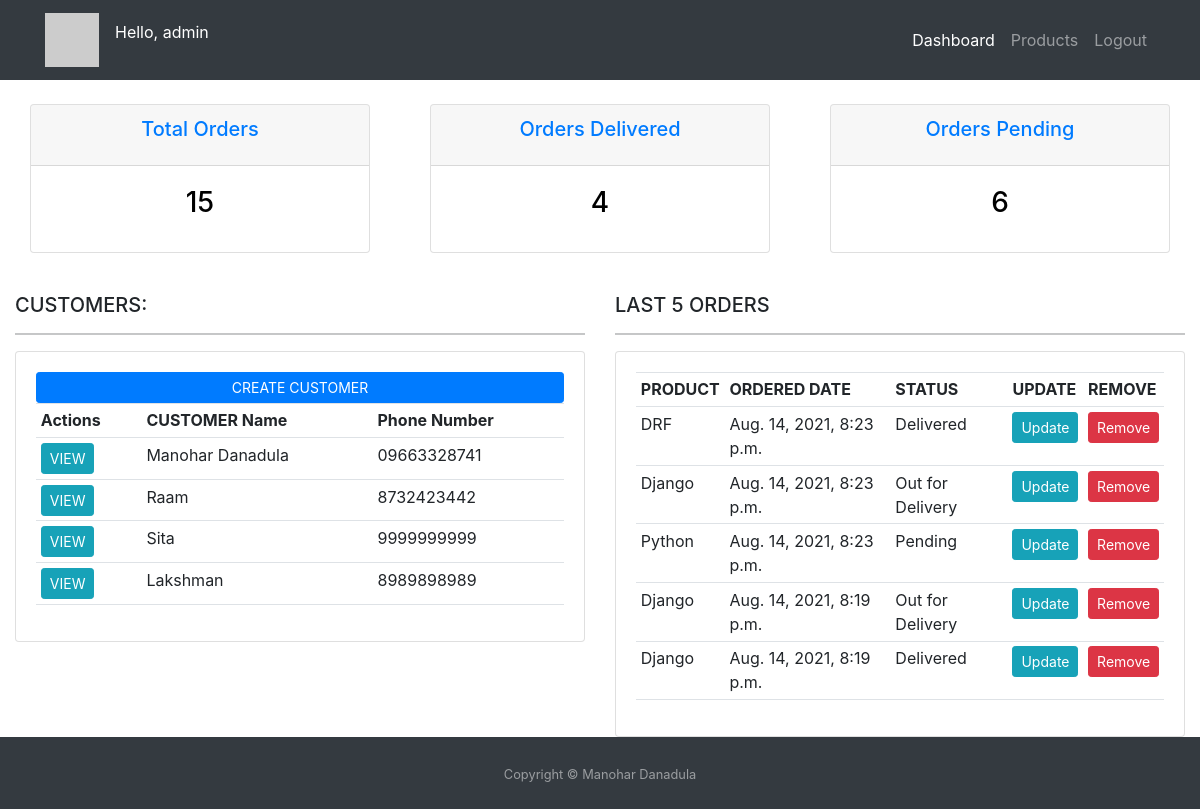
The page /dashboard/ (signed in) on the database its author committed.
### accounts/models.py (models this page shows, shortened)
class Customer(models.Model):
    user = models.OneToOneField(User, null=True, on_delete=models.CASCADE)
    name = models.CharField(max_length=200, null=True)
    phone = models.CharField(max_length=20, null=True)
    email = models.EmailField(max_length=200, null=True)
    date_created = models.DateTimeField(auto_now_add=True, null=True)

class Order(models.Model):
    STATUS = (
        ('Pending', 'Pending'),
        ('Out for Delivery', 'Out for Delivery'),
        ('Delivered', 'Delivered')
    )
    customer = models.ForeignKey(
        Customer, null=True, on_delete=models.SET_NULL)
    product = models.ForeignKey(
        Product, null=True, on_delete=models.SET_NULL)
    date_created = models.DateTimeField(auto_now_add=True, null=True)
    status = models.CharField(max_length=200, choices=STATUS)

class Product(models.Model):
    CATEGORY = (
        ('Indoor', 'Indoor'),
        ('Out Door', 'Out Door'))
    name = models.CharField(max_length=200, null=True)
    price = models.FloatField(default=0)
    category = models.CharField(max_length=200, null=True, choices=CATEGORY)
    description = models.CharField(max_length=200, null=True, blank=True)
    date_created = models.DateTimeField(auto_now_add=True, null=True)
    tags = models.ManyToManyField('Tag')
    def __str__(self):
        return self.name

### accounts/decorators.py (the view)
    def wrapper_func(request, *args, **kwargs):
        group = None
        if request.user.groups.exists():
            group = request.user.groups.all()[0].name
        print(group)
        if group == 'customer':
            return redirect("accounts:user_page")
        elif group == 'admin':
            return view_func(request, *args, **kwargs)
        else:
            return HttpResponse("Not Allowed")

### accounts/views.py (called while the page is built)
@login_required(login_url='accounts:login')
@admin_only
def home(request):
    customers = Customer.objects.all()
    orders = Order.objects.all()
    total_customers = customers.count()
    total_orders = orders.count()
    delivered = orders.filter(status='Delivered').count()
    pending = orders.filter(status='Pending').count()
    last_five_orders = orders.order_by('-date_created')[:5]
    context = {
        'orders': orders,
        'customers': customers,
        'total_customers': total_customers,
        'total_orders': total_orders,
        'delivered': delivered,
        'pending': pending,
        'last_five_orders': last_five_orders
    }
    return render(request, 'accounts/dashboard.html', context)

### templates/accounts/dashboard.html (shortened to what this page needs)
{% extends 'accounts/base.html' %}
{% block content %}
{% include 'accounts/status.html' %}
<div class="row">
    <div class="col-md-6">
        <h5>CUSTOMERS:</h5>
        <hr/>
        <div class="card card-body">
            <a href="" class="btn btn-primary btn-sm btn-block"> CREATE CUSTOMER</a>
            <table class="table table-sm">
                <tr>
                    <th>Actions</th>
                    <th>CUSTOMER Name</th>
                    <th>Phone Number</th>
                </tr>
                {% for customer in customers %}
                    <tr>
                        <td><a class="btn btn-sm btn-info" href="{% url 'accounts:customer_details' customer.id %}">VIEW</a></td>
                        <td> {{ customer.name}}</td>
                        <td> {{ customer.phone}}</td>
                    </tr>
                {% endfor %}
            </table>
        </div>
    </div>
    <div class="col-md-6">
        <h5>LAST 5 ORDERS</h5>
        <hr>
        <div class="card card-body">
            <table class="table table-sm">
                <tr>
                    <th>PRODUCT</th>
                    <th>ORDERED DATE</th>
                    <th>STATUS</th>
                    <th>UPDATE</th>
                    <th>REMOVE</th>
                </tr>
                {% for order in last_five_orders %}
                    <tr>
                        <td> {{ order.product}}</td>
                        <td> {{ order.date_created}}</td>
                        <td> {{ order.status}}</td>
                        <td><a class="btn btn-sm btn-info" href="{% url 'accounts:update_order' order.id %}">Update</a></td>
					    <td><a class="btn btn-sm btn-danger" href="{% url 'accounts:delete_order' order.id %}">Remove</a></td>
                    </tr>
                {% endfor %}
            </table>
        </div>
    </div>
</div>
{% endblock %}

### templates/accounts/base.html (shortened to what this page needs)
{% load static %}
<!DOCTYPE html>
<html lang="en">
<head>
    <link rel="stylesheet" href="https://cdn.jsdelivr.net/npm/bootstrap@5.1.0/dist/css/bootstrap.min.css"
>
    <link rel="stylesheet" href="https://cdn.jsdelivr.net/npm/bootstrap@4.6.0/dist/css/bootstrap.min.css"
>
</head>
<body>
    {% include 'accounts/navbar.html' %}
    <div class="container-fluid">
    {% block content %}{% endblock %}
    </div>
    {% include 'accounts/footer.html' %}
</body>
</html>

### templates/accounts/navbar.html (shortened to what this page needs)
{% load static %}
<nav class="navbar navbar-expand-lg navbar-dark bg-dark static-top">
  <div class="container">
    <a class="navbar-brand" href="{% url 'accounts:dashboard' %}">
      <img src="https://picsum.photos/200" alt="..." height="54">
    </a>
    <p class='text-white'>
    {% if request.user.is_authenticated %}
        Hello, {{ request.user.username }}
    {% endif %}
    </p>
    <div class="collapse navbar-collapse" id="navbarSupportedContent">
      <ul class="navbar-nav ms-auto">
        {% if request.user.is_staff %}
        <li class="nav-item">
          <a class="nav-link active" aria-current="page" href="{% url 'accounts:dashboard' %}">Dashboard</a>
        </li>
        <li class="nav-item">
          <a class="nav-link" href="{% url 'accounts:products' %}">Products</a>
        </li>
        {% endif %}
        {% if request.user.is_authenticated %}
        <li class="nav-item">
          <a class="nav-link" href="{% url 'accounts:logout' %}">Logout</a>
        </li>
        {% endif %}
      </ul>
    </div>
  </div>
</nav>

### templates/accounts/status.html
<br>
<div class="row">
	<div class="col">
		<div class="col-md">
			<div class="card text-center text-black  mb-3" id="total-orders">
			  	<div class="card-header">
			  		<h5 class="card-title text-primary">Total Orders</h5>
			  	</div>
			  	<div class="card-body">
			    	<h3 class="card-title">{{total_orders}}</h3>
			  	</div>
			</div>
		</div>
	</div>
	<div class="col">
		<div class="col-md">
			<div class="card text-center text-black  mb-3" id="orders-delivered">
			  	<div class="card-header">
			  		<h5 class="card-title text-primary">Orders Delivered</h5>
			  	</div>
			  	<div class="card-body">
			    	<h3 class="card-title">{{delivered}}</h3>
			  	</div>
			</div>
		</div>
	</div>
	<div class="col">
		<div class="col-md">
			<div class="card text-center text-black  mb-3" id="orders-pending">
			  	<div class="card-header">
			  		<h5 class="card-title text-primary">Orders Pending</h5>
			  	</div>
			  	<div class="card-body">
			    	<h3 class="card-title">{{pending}}</h3>
			  	</div>
			</div>
		</div>
	</div>
</div>
<br>

### templates/accounts/footer.html
<footer id="sticky-footer" class="flex-shrink-0 py-4 bg-dark text-white-50 static-top">
    <div class="container text-center">
      <small>Copyright &copy; Manohar Danadula</small>
    </div>
  </footer>

### rows shown on the page
Customer: name "Manohar Danadula", phone "09663328741"
Customer: name "Raam", phone "8732423442"
Customer: name "Sita", phone "9999999999"
Customer: name "Lakshman", phone "8989898989"
Order: product "DRF", date_created "Aug. 14, 2021, 8:23 p.m.", status "Delivered"
Order: product "Django", date_created "Aug. 14, 2021, 8:23 p.m.", status "Out for Delivery"
Order: product "Python", date_created "Aug. 14, 2021, 8:23 p.m.", status "Pending"
Order: product "Django", date_created "Aug. 14, 2021, 8:19 p.m.", status "Out for Delivery"
Order: product "Django", date_created "Aug. 14, 2021, 8:19 p.m.", status "Delivered"

### other values the page prints
{{ request.user.username }} "admin"
{{ total_orders }} "15"
{{ delivered }} "4"
{{ pending }} "6"
